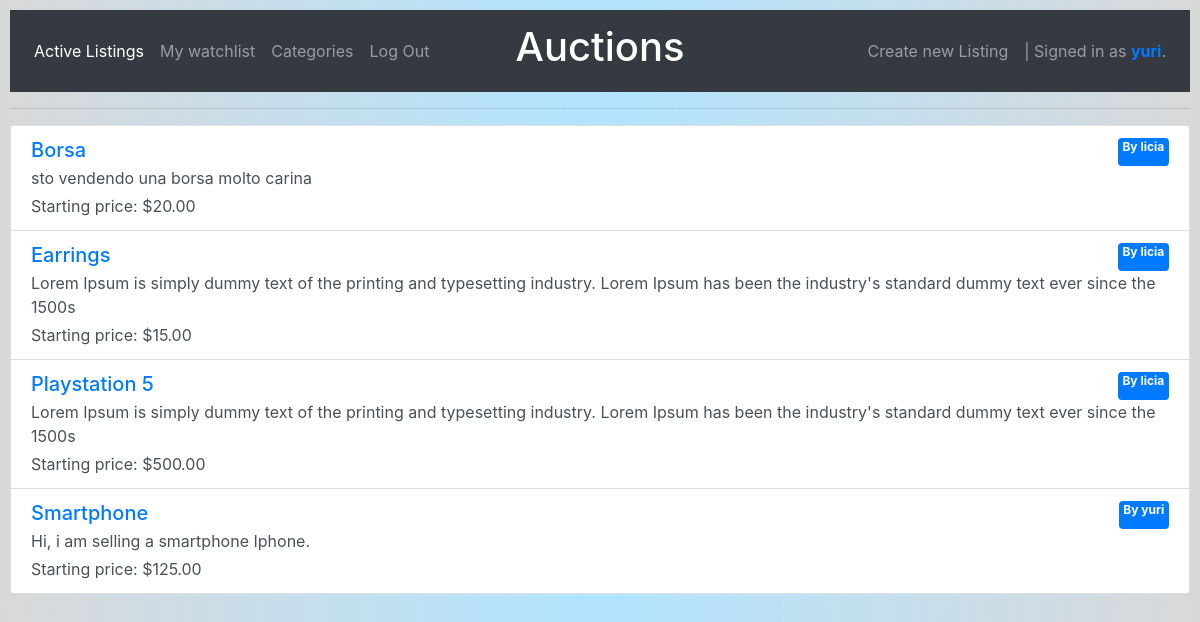
Screenshot of /watchpage (signed in) with the database file from the repository.
### auctions/models.py (models this page shows, shortened)
class User(AbstractUser):
    pass

class Watchlist(models.Model):
    id = models.AutoField(primary_key=True)
    user = models.ForeignKey(User, on_delete=models.DO_NOTHING, related_name='watchlister')
    listing = models.ForeignKey(Listing, on_delete=models.CASCADE, related_name='itemWatchlist')
    pass

class Listing(models.Model):
    id = models.AutoField(primary_key=True)
    title = models.CharField(max_length=24)
    description = models.CharField(max_length=64)
    startingprice = models.IntegerField()
    imagename = models.CharField(max_length=255)
    categoryname = models.CharField(max_length=255, blank=True, null=True)
    user = models.ForeignKey(User, on_delete=models.CASCADE, related_name='owner')
    winner = models.CharField(max_length=255, blank=True, null=True)
    pass

### auctions/views.py (the view)
# urls.py: path("watchpage", views.watch, name="watchpage"),
@login_required
def watch(request):
    if request.user.is_authenticated:
        if request.method == "GET":
            userWatchList = Watchlist.objects.all().filter(user=request.user)
            return render(request, "auctions/watchpage.html", {
                "watchlist": userWatchList
            })
        else:
            return HttpResponse("Operation not permitted.")
    else:
        return HttpResponseRedirect(reverse("login"))

### auctions/templates/auctions/watchpage.html
{% extends "auctions/layout.html" %}
{% block body %}
    {% load static %}
      <div class="list-group">
        {% for item in watchlist %}
        <a href="{% url 'listingpage' item.listing.id %}" class="list-group-item list-group-item-action flex-column align-items-start">
          <div class="d-flex w-100 justify-content-between">
            <h5 class="mb-1 text-primary">{{ item.listing.title }}</h5>
            <span class="badge badge-primary">By {{item.listing.user.username}}</span>
          </div>
          <p class="mb-1">{{item.listing.description}}</p>
          <span class="input-group-prepend">Starting price: ${{item.listing.startingprice}}<span class="input-group-append">.00</span></span>
        </a>
        {% endfor %}
      </div>
{% endblock %}

### auctions/templates/auctions/layout.html (shortened to what this page needs)
{% load static %}
<!DOCTYPE html>
<html lang="en">
    <head>
        <link rel="stylesheet" href="https://cdn.jsdelivr.net/npm/bootstrap@4.1.3/dist/css/bootstrap.min.css">
        <link href="{% static 'auctions/styles.css' %}" rel="stylesheet">
    </head>
    <body>
        <nav class="navbar navbar-expand-md navbar-dark bg-dark">
            <div class="navbar-collapse collapse w-100 order-1 order-md-0 dual-collapse2">
                <ul class="navbar-nav mr-auto">
                    <li class="nav-item active">
                        <a class="nav-link" href="{% url 'index' %}">Active Listings</a>
                    </li>
                {% if user.is_authenticated %}
                    <li class="nav-item">
                        <a class="nav-link" href="{% url 'watchpage' %}">My watchlist</a>
                    </li>
                    <li class="nav-item">
                        <a class="nav-link" href="{% url 'categories' %}">Categories</a>
                    </li>
                    <li class="nav-item">
                        <a class="nav-link" href="{% url 'logout' %}">Log Out</a>
                    </li>
                {% endif %}
                </ul>
            </div>
            <div class="mx-auto order-0">
                <a class="navbar-brand mx-auto" href="#"><h1>Auctions</h1></a>
            </div>
            <div class="navbar-collapse collapse w-100 order-3 dual-collapse2">
                <ul class="navbar-nav ml-auto">
                    <li class="nav-item">
                        <a class="nav-link" href="{% url 'newlisting' %}">Create new Listing</a>
                    </li>
                    <li>
                        {% if user.is_authenticated %}
                            <a class="nav-link">| Signed in as <strong class="text-primary">{{ user.username }}</strong>.</a>
                        {% else %}
                            <a class="nav-link">| Not signed in.</strong></a>
                        {% endif %}
                    </li>
                </ul>
            </div>
        </nav>
        <hr>
        {% block body %}
        {% endblock %}
    </body>
</html>

### auctions/static/auctions/styles.css (style rules this page uses)
body { padding: 10px; background: rgb(217,216,216); background: linear-gradient(90deg, rgba(217,216,216,1) 0%, rgba(97, 200, 255, 0.493) 50%, rgba(217,216,216,1) 100%); }

### rows the page displays
User: username "yuri"
Watchlist: listing "Borsa", listing.user.username "licia", listing.description "sto vendendo una borsa molto carina", listing.startingprice "20"
Watchlist: listing "Earrings", listing.user.username "licia", listing.description "Lorem Ipsum is simply dummy text of the printing and typesetting industry. Lorem Ipsum has been the industry's standard dummy text ever since the 1500s", listing.startingprice "15"
Watchlist: listing "Playstation 5", listing.user.username "licia", listing.description "Lorem Ipsum is simply dummy text of the printing and typesetting industry. Lorem Ipsum has been the industry's standard dummy text ever since the 1500s", listing.startingprice "500"
Watchlist: listing "Smartphone", listing.user.username "yuri", listing.description "Hi, i am selling a smartphone Iphone.", listing.startingprice "125"
